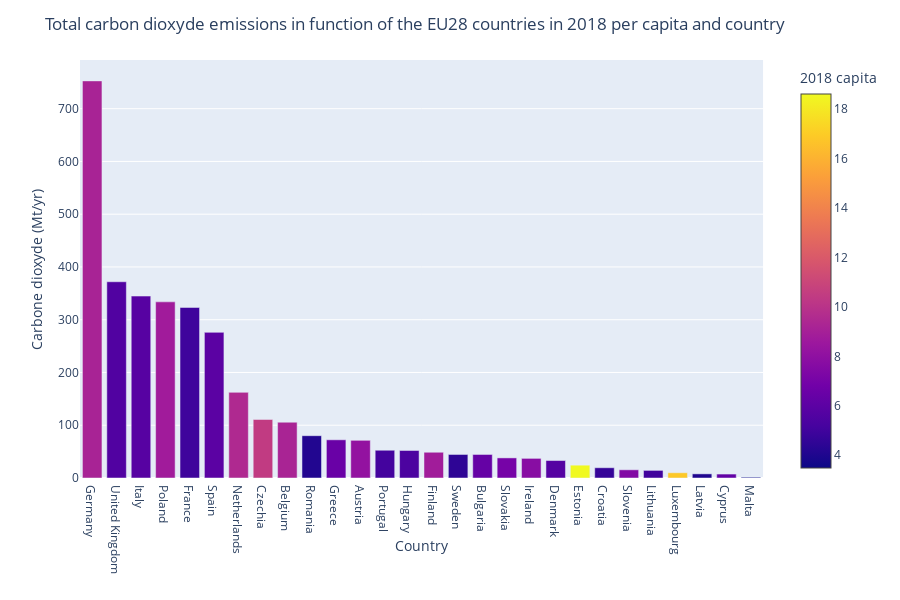

The notebook cell saved with this chart:
### Code cell
import plotly.express as px

pd_eu_countries.columns = ['Country', '1990', '2005', '2015', '2018',
                           '1990 capita', '2005 capita', '2015 capita', '2018 capita']

pd_eu_countries = pd_eu_countries.sort_values('2018', ascending = False)

fig = px.bar(pd_eu_countries, x = 'Country', y = '2018', hover_data=['2018 capita'], color='2018 capita')

fig.update_layout(title_text='Total carbon dioxyde emissions in function of the EU28'+
                  ' countries in 2018 per capita and country',
                 xaxis={"title":"Country"}, yaxis={"title":"Carbone dioxyde (Mt/yr)"})

fig.show()

### Figure 1 — Plotly figure (JSON) as saved in the notebook; plotly's stock layout.template omitted (floating-point values rounded to 4 significant figures)
{"data": [{"alignmentgroup": "True", "customdata": [[9.146], [5.587], [5.816], [8.762], [4.956], [5.95], [9.499], [10.44], [9.197], [4.094], [6.498], [8.163], [5.112], [5.382], [8.804], [4.468], [6.337], [6.989], [7.745], [5.758], [18.62], [4.669], [7.472], [5.011], [16.86], [4.054], [6.276], [3.485]], "hoverlabel": {"namelength": 0}, "hovertemplate": "Country=%{x}<br>2018=%{y}<br>2018 capita=%{marker.color}", "legendgroup": "", "marker": {"color": [9.146, 5.587, 5.816, 8.762, 4.956, 5.95, 9.499, 10.44, 9.197, 4.094, 6.498, 8.163, 5.112, 5.382, 8.804, 4.468, 6.337, 6.989, 7.745, 5.758, 18.62, 4.669, 7.472, 5.011, 16.86, 4.054, 6.276, 3.485], "coloraxis": "coloraxis"}, "name": "", "offsetgroup": "", "orientation": "v", "showlegend": false, "textposition": "auto", "type": "bar", "x": ["Germany", "United Kingdom", "Italy", "Poland", "France", "Spain", "Netherlands", "Czechia", "Belgium", "Romania", "Greece", "Austria", "Portugal", "Hungary", "Finland", "Sweden", "Bulgaria", "Slovakia", "Ireland", "Denmark", "Estonia", "Croatia", "Slovenia", "Lithuania", "Luxembourg", "Latvia", "Cyprus", "Malta"], "xaxis": "x", "y": [752.7, 372.0, 344.8, 333.9, 323.3, 276.0, 162.3, 110.9, 105.8, 80.17, 72.4, 71.44, 52.61, 52.14, 48.8, 44.6, 44.59, 38.09, 37.21, 33.13, 24.33, 19.44, 15.55, 14.42, 9.954, 7.824, 7.463, 1.506], "yaxis": "y"}], "layout": {"barmode": "relative", "coloraxis": {"colorbar": {"title": {"text": "2018 capita"}}, "colorscale": [[0, "#0d0887"], [0.1111, "#46039f"], [0.2222, "#7201a8"], [0.3333, "#9c179e"], [0.4444, "#bd3786"], [0.5556, "#d8576b"], [0.6667, "#ed7953"], [0.7778, "#fb9f3a"], [0.8889, "#fdca26"], [1, "#f0f921"]]}, "height": 600, "legend": {"tracegroupgap": 0}, "margin": {"t": 60}, "title": {"text": "Total carbon dioxyde emissions in function of the EU28 countries in 2018 per capita and country"}, "xaxis": {"anchor": "y", "domain": [0, 0.98], "title": {"text": "Country"}}, "yaxis": {"anchor": "x", "domain": [0, 1], "title": {"text": "Carbone dioxyde (Mt/yr)"}}}}
